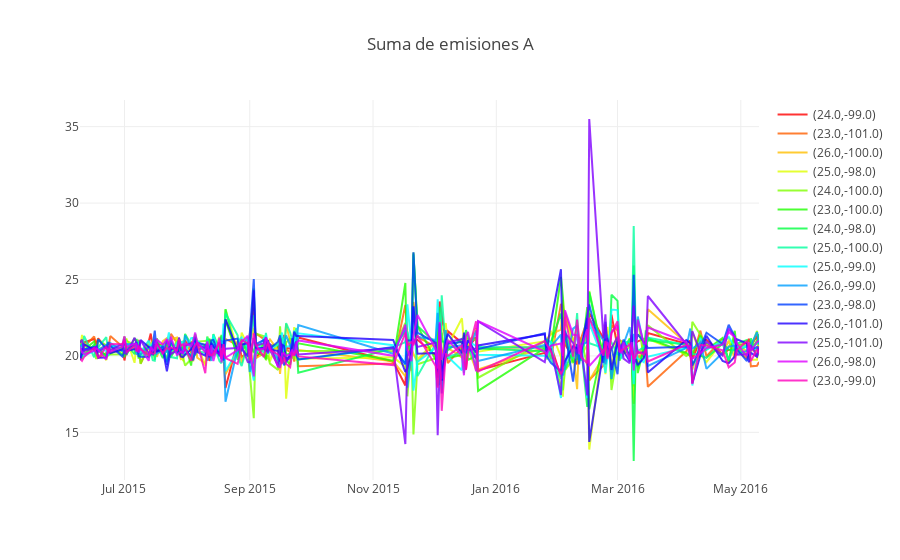

Notebook code for this chart:
### Code cell
# LA ULTIMA PARTE 
plotly.offline.init_notebook_mode(connected=True)
data =[]
ids = resumen2['Id'].unique()
for x in range(0,len(ids)-1):
    data.append(go.Scatter(
                x=pd.to_datetime(subset[x]['Fecha']),
                y=subset[x]['Emisiones_A'],
                name = "(" + str(float(puntos.loc[puntos['Id']==ids[x], 'Latitud']))+","+ str(float(puntos.loc[puntos['Id']==ids[x], 'Longitud']))+")",
                line = dict(color = colores[x]),
                opacity = 0.8))
layout = dict(
    title = "Suma de emisiones A",
    xaxis = dict(
        range = ['2015-04-01','2016-06-31'])
)

fig = dict(data=data, layout=layout)
plotly.offline.iplot(fig, filename = "Manually Set Range")
